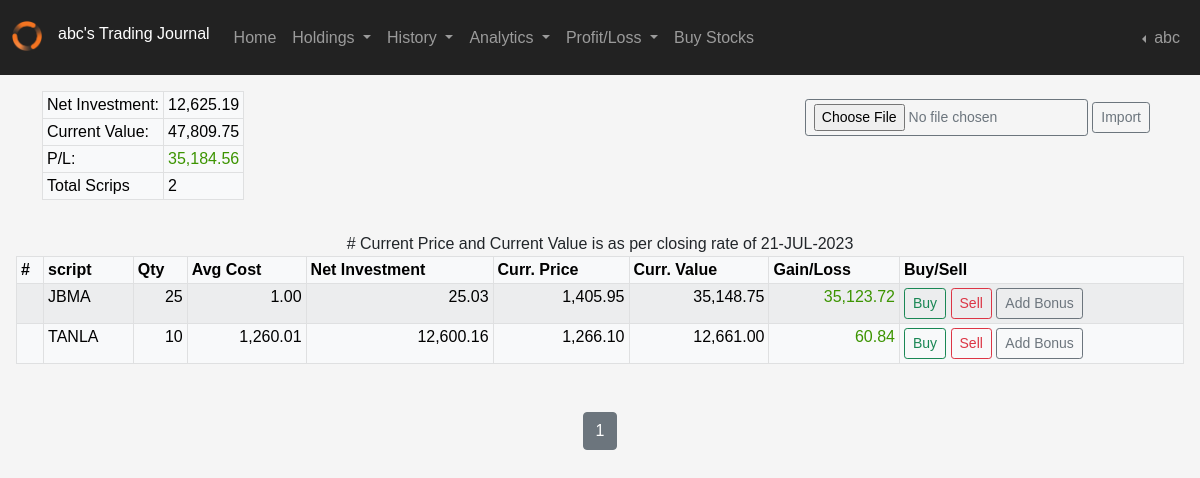
/holdings/1 (signed in), run on the app's committed database.
### applications/models.py (models this page shows, shortened)
class Users(db.Model, UserMixin):
    __tablename__ = "users"
    id = db.Column(db.Integer(), primary_key=True, autoincrement=True, nullable=False)
    date = db.Column(db.DateTime, server_default=db.func.now(), nullable=False)
    username = db.Column(db.String(45), unique=True, nullable=False)
    email = db.Column(db.String(45), unique=True, nullable=False)
    hash_password = db.Column(db.String(60), nullable=False)
    last_logged = db.Column(db.DateTime, server_default=db.func.now(), server_onupdate=db.func.now(), nullable=False)
    script = db.relationship('Transactions', backref='owner_id', lazy=True)
    brokers = db.relationship('Brokers', backref="user_brokers", lazy=True)
    research = db.relationship('Research', backref="user_research", lazy=True)
    funds = db.relationship('Funds', backref="user_funds", lazy=True)
    @property
    def password(self):
        return self.password

class Transactions(db.Model):
    __tablename__ = "transactions"
    id = db.Column(db.Integer(), primary_key=True, autoincrement=True, nullable=False)
    user_id = db.Column(db.Integer(), db.ForeignKey('users.id', ondelete='CASCADE', deferrable=False))
    date = db.Column(db.DateTime, server_default=db.func.now(), nullable=False)
    trade_mode = db.Column(db.String(length=10), comment="Is it Delivery or Intraday" ,nullable=False)
    call = db.Column(db.String(length=10), comment="Buy/Sell", nullable=False)
    script = db.Column(db.String(length=45))
    price = db.Column(db.Float(), nullable=False)
    qty = db.Column(db.Integer(), nullable=False)
    brokerage_per_unit = db.Column(db.Float(), nullable=False)
    total_brokerage = db.Column(db.Float(), nullable=False)
    net_rate_per_unit = db.Column(db.Float(), nullable=False)
    net_total_before_levies = db.Column(db.Float(), nullable=False)
    transaction_chgs = db.Column(db.Float(), nullable=False)
    dp_chgs = db.Column(db.Float(), nullable=False)
    stt = db.Column(db.Float(), nullable=False)
    sebi_turnover_fees = db.Column(db.Float(), nullable=False)
    stamp_duty = db.Column(db.Float(), nullable=False)
    gst = db.Column(db.Float(), nullable=False)
    total_taxes = db.Column(db.Float(), nullable=False)
    net_total = db.Column(db.Float(), nullable=False)
    broker = db.Column(db.String(length=45))
    trading_code = db.Column(db.String(length=45), nullable=False)
    @property
    def uppercase_convertor(self):
        return self.script

### applications/routers/holdings_route.py (the view)
@app.route("/holdings/<int:page>", methods=["GET", "POST"])
@login_required
def holdings_page(page):
    from applications.forms import SellForm, AddForm, AddBonusForm
    from applications.models import Brokers, Transactions
    from applications.database import db
    from applications.helpers import multiple_group
    from applications.user_database import GetUserData
    sell_form = SellForm()
    add_form = AddForm()
    add_bonus = AddBonusForm()
    x = db.session.query(
        Transactions.script, Transactions.trading_code, func.sum(Transactions.qty).label("net_qty")
    ).filter(
        Transactions.user_id == current_user.id
    ).group_by(Transactions.script, Transactions.trading_code).all()
    stock_data = multiple_group(
        current_user.id, (Transactions.script, Transactions.trading_code)
    )  # ------This to get the query with multiple group conditions
    trading_code = db.session.query(Brokers.trading_code).filter(
        Brokers.user_id == current_user.id
    )  # ------To prefill the user's trading codes. This is for sell
    net_investment = (
        db.session.query(func.sum(Transactions.net_total).label("total_investment"))
        .filter(Transactions.user_id == current_user.id, Transactions.trade_mode == "CNC")
        .first()
    )
    data = GetUserData(user_id=current_user.id)
    per_page = 10  # Number of items per page
    paginated_holdings = data.get_consolidated_hld_data()
    total_items = len(paginated_holdings)
    total_pages = (total_items + per_page - 1) // per_page
    start_index = (page - 1) * per_page
    end_index = start_index + per_page
    holdings = paginated_holdings[start_index:end_index]
    result, message = data.get_invested_value()
    if not result:
        flash(message, category="danger")
        return render_template("home.html")
    else:
        curr_inv_val = message
    result, message = data.get_total_scrips()
    if not result:
        flash(message, category="danger")
        return render_template("home.html")
    else:
        total_scrips = message
    return render_template(
        "holdings.html",
        curr_inv_val=curr_inv_val,
        holdings=holdings,
        sell_form=sell_form,
        add_form=add_form,
        stock_data=stock_data,
        trading_code=trading_code,
        net_investment=net_investment,
        add_bonus=add_bonus,
        page=page,
        total_pages=total_pages,
        total_scrips=total_scrips,
    )

### applications/templates/holdings.html (shortened to what this page needs)
{% extends 'layout.html' %}
{% block content %}
<div class="container">
<div class="row">
        <div class="clear-fix col-6">
            <table  class="table table-light table-bordered table-sm hld_values">
                <tbody>
                    <tr>
                        <td>Net Investment:</td>
                        {% if net_investment.total_investment != None and net_investment.total_investment > 0 %}
                        <td class="float-column">{{ format_price(net_investment.total_investment) }}</td>
                        {% else %}
                        NA
                        {% endif %}
                    </tr>
                    <tr>
                        <td>Current Value:</td>
                        {% if net_investment.total_investment != None and net_investment.total_investment > 0 %}
                        <td class="float-column">{{ format_price(curr_inv_val)}}</td>
                        {% else %}
                        NA
                        {% endif %}
                    </tr>
                    <tr>
                        <td>P/L:</td>
                        {% if net_investment.total_investment != None and net_investment.total_investment > 0 %}
                        {% set pl = curr_inv_val - net_investment.total_investment %}
                        <td class="{{ "green" if (pl > 0) == True else "red"}} float-column">{{ format_price(pl)}}</td>
                        {% else %}
                        NA
                        {% endif %}
                    </tr>
                    <tr>
                        <td>Total Scrips</td>
                        <td>{{total_scrips}}</td>
                    </tr>
                </tbody>
            </table>
        </div>
        <div class="clear-fix col-6">
            <div class="float-end">
                <form  action = "/data_import" method = "POST" enctype = "multipart/form-data">
                    <input class="btn btn-outline-secondary btn-sm"  type = "file" name = "File" />
                    <input class="btn btn-outline-secondary btn-sm" type = "submit" value = "Import" />
                </form>
            </div>
        </div>
    </div>
</div>
    <div class="table">
        <table class="table table-light table-bordered table-striped table-sm" id="my-table">
            <thead>
                <tr>
                    <th scope="col">#</th>
                    <th scope="col">script</th>
                    <th scope="col">Qty</th>
                    <th scope="col">Avg Cost</th>
                    <th>Net Investment</th>
                    <th>Curr. Price</th>
                    <th>Curr. Value</th>
                    <th>Gain/Loss</th>
                    <th>Buy/Sell</th>
                </tr>
            </thead>
            <tbody>
                {% for holding in holdings %}
                    {% set outer_loop = loop %}
                        {% if outer_loop.index0 == loop.index0 %}
                                {% if (holding.net_qty | int) > 0 %}
                                    <tr>
                                        <td></td>
                                        {% if '_' in holding.script %}
                                            <td>{{ holding.script | replace('_', '&') }}</td>
                                        {% else %}
                                            <td>{{ holding.script }}</td>
                                        {% endif %}
                                        <td class="float-column">{{ holding.net_qty }}</td>
                                        {% set avg =  (holding.total_investments | int) / (holding.net_qty | int) %}
                                        {% if avg < 0 %}
                                            {% set avg = 0.00 %}
                                        {% endif %}
                                        <td class="float-column">{{ format_price(holding.avg_cost) }}</td>
                                        {% set invested = holding.total_investments %}
                                        {% if invested < 0 %}
                                            {% set invested = 0.00 %}
                                        {% endif %}
                                        <td class="float-column">{{ format_price(holding.total_investments)}}</td>
                                        <td class="float-column">{{ format_price(holding.current_price)}}</td>
                                        {% set pcp = PreviousClose().my_prev_close(holding.script) %}
                                        <td class="float-column">{{ format_price(holding.current_value) }}</td>
                                        {% set pl = holding.current_value - holding.total_investments %}
                                        <td class="{{ "green" if (pl > 0) == True else "red"}} float-column">{{format_price(pl |abs)}}</td>
                                        <td>
                                            <button type="button" class="btn btn-outline-success btn-sm" data-bs-toggle="modal" data-bs-target="#Modal-Buy-{{ holding.script }}">Buy</button>
                                            <button type="button" class="btn btn-outline-danger btn-sm" data-bs-toggle="modal" data-bs-target="#Modal-Sell-{{ holding.script }}">Sell</button>
                                            <button type="button" class="btn btn-outline-secondary btn-sm" data-bs-toggle="modal" data-bs-target="#Modal-Add-{{ holding.script }}">Add Bonus</button>
                                        </td>
                                    </tr>
                                {% else %}
                                    {% set avg = 0 %}
                                {% endif %}
                        {% endif %}
                {% endfor %}
            </tbody>
            <footer class="text-center"><sm>{{ bhavcopy_date() }}</sm></footer>
        </table>
    </div>
<div class="pagination justify-content-center">
    {% for num in calculate_page_range(page, total_pages) %}
        {% if num == page %}
            <span class="current-page btn btn-secondary mb-4">{{ num }}</span>
        {% else %}
            <a class="btn btn-outline-secondary mb-4" href="{{ url_for('holdings_page', page=num) }}">{{ num }}</a>
        {% endif %}
    {% endfor %}
</div>
{% endblock %}
{%- macro format_price(price, thousand_separator=',', decimal_separator='.', decimal_places=2) -%}
{%- set price_as_string = price | string -%}
{%- set price_split = price_as_string.split('.') -%}
{%- set price_integer = price_split[0] -%}
{%- if price_split | count > 1 -%}
{%- set price_fraction = price_split[1] -%}
{%- if price_fraction | length < decimal_places -%}
{%- set price_fraction = price_fraction.ljust(decimal_places, '0') -%}
{%- else -%}
{%- set price_fraction = price_fraction[:decimal_places] -%}
{%- endif -%}
{%- else -%}
{%- set price_fraction = '' -%}
{%- endif -%}
{%- set formatted_price_integer = price_integer | reverse | batch(3) | map('join', '') | join(thousand_separator) | reverse -%}
{%- if price_fraction != '' -%}
{%- set formatted_price = formatted_price_integer ~ decimal_separator ~ price_fraction -%}
{%- else -%}
{%- set formatted_price = formatted_price_integer-%}
{%- endif -%}
{{- formatted_price -}} {%- endmacro -%}

### applications/templates/layout.html (shortened to what this page needs)
<!doctype html>
<html lang="en">
  <head>
    <link href="https://cdn.jsdelivr.net/npm/bootstrap@5.0.2/dist/css/bootstrap.min.css" rel="stylesheet">
    <link href="{{ url_for('static', filename='style.css')}}" rel="stylesheet" type="text/css">
  </head>
  <body>
    <nav class="navbar sticky-top navbar-expand-sm navbar-dark">
        <div class="container-fluid">
          {% if current_user.is_authenticated %}
          <div class="collapse navbar-collapse" id="navbarSupportedContent">
            <div class="logo_nav">
              <img class='mb-1' src="{{ url_for('static', filename='images/nav_dark_logo.png') }}" height=30 width=30 alt="Website Logo">
              <h6 class="title">{{current_user.username}}'s Trading Journal</h6>
            </div>
            <ul class="navbar-nav me-auto mb-2 mb-lg-0">
              <li class="nav-item">
                <a class="nav-link" href="{{ url_for('home_page') }}">Home</a>
              </li>
                <li class="nav-item dropdown">
                  <a class="nav-link dropdown-toggle" href="#" id="navbarDropdown" role="button" data-bs-toggle="dropdown" aria-expanded="false mx-50">
                    Holdings
                  </a>
                </li>
              <li class="nav-item dropdown">
                <a class="nav-link dropdown-toggle" href="#" id="navbarDropdown" role="button" data-bs-toggle="dropdown" aria-expanded="false mx-50">
                  History
                </a>
              </li>
              <li class="nav-item dropdown">
                <a class="nav-link dropdown-toggle" href="#" id="navbarDropdown" role="button" data-bs-toggle="dropdown" aria-expanded="false mx-50">
                  Analytics
                </a>
              </li>
              <li class="nav-item dropdown">
                <a class="nav-link dropdown-toggle" href="#" id="navbarDropdown" role="button" data-bs-toggle="dropdown" aria-expanded="false mx-50">
                  Profit/Loss
                </a>
              </li>
              <li class="nav-item">
                <a class="nav-link" href="{{ url_for('buy_page') }}">Buy Stocks</a>
              </li>
            </ul>
              <div class="d-flex navbar-nav">
                <li class="nav-item dropdown dropstart">
                  <a class="nav-link dropdown-toggle" href="#" id="navbarDropdown" role="button" data-bs-toggle="dropdown" aria-expanded="false mx-50">
                    {{ current_user.username }}
                  </a>
                </li>
              </div>
            {% endif %}
          </div>
        </div>
    </nav>
    <div class="row">
      <div class="col-4"></div>
      <div class="col-4"></div>
    </div>
    {% block content %}
    {% endblock content %}
  </body>
</html>

### data on the page
Users: username "abc"
Transactions: script "JBMA", net_qty "25", formatted_price "1.00 25.03 1,405.95 35,148.75 35,123.72"
Transactions: script "TANLA", net_qty "10", formatted_price "1,260.01 12,600.16 1,266.10 12,661.00 60.84"

### other printed values
{{ total_scrips }} "2"
{{ bhavcopy_date() }} "# Current Price and Current Value is as per closing rate of 21-JUL-2023"
{{ num }} "1"
